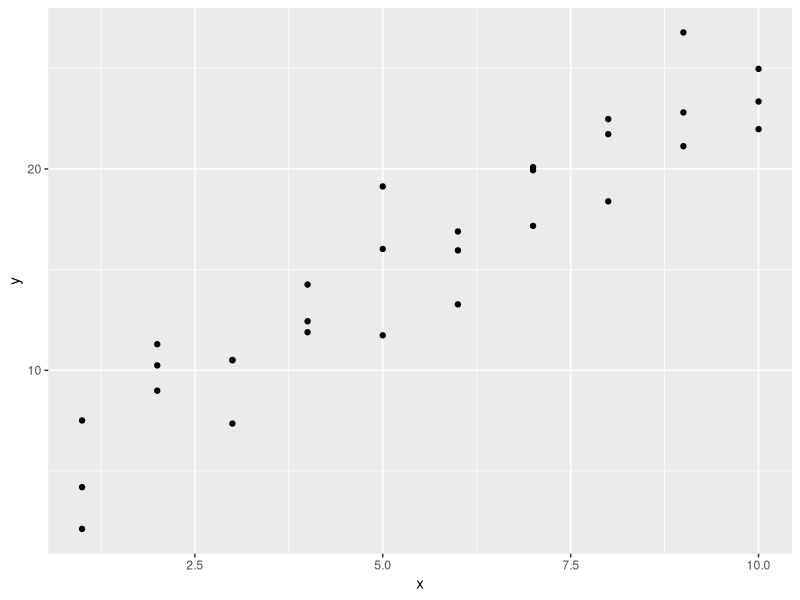
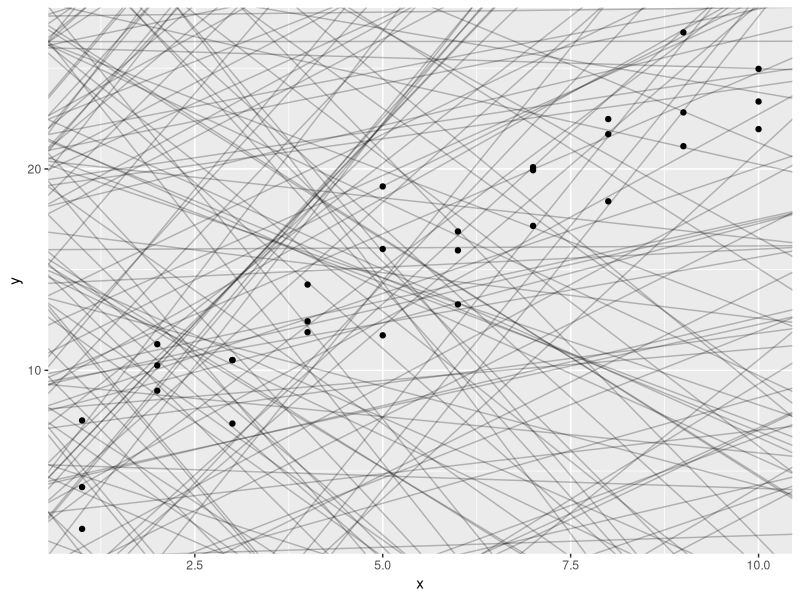
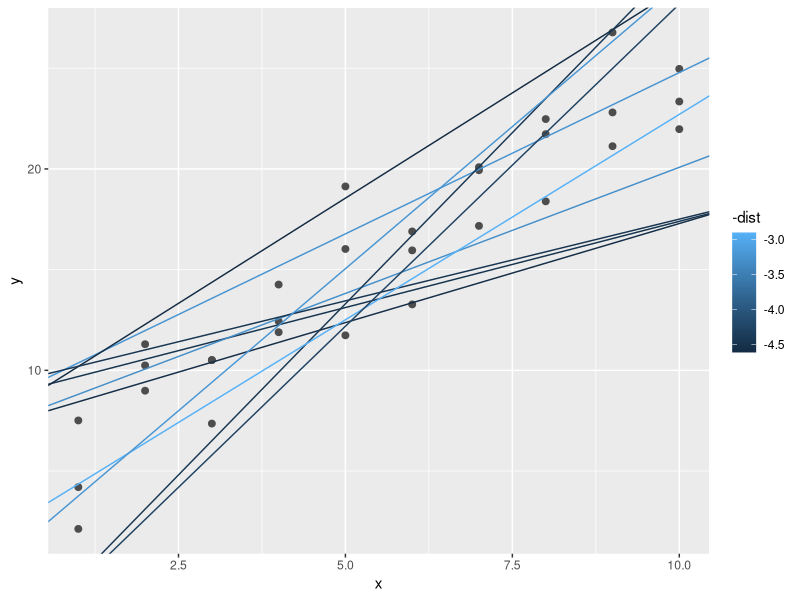
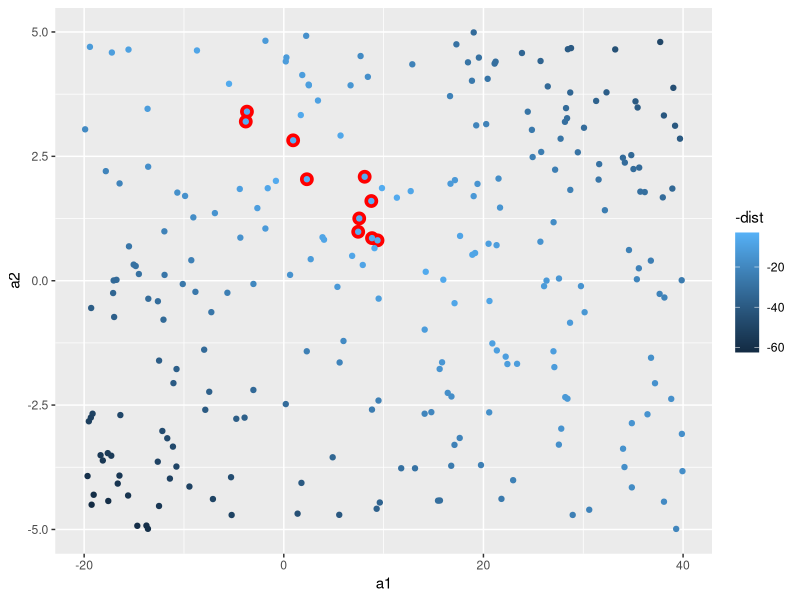
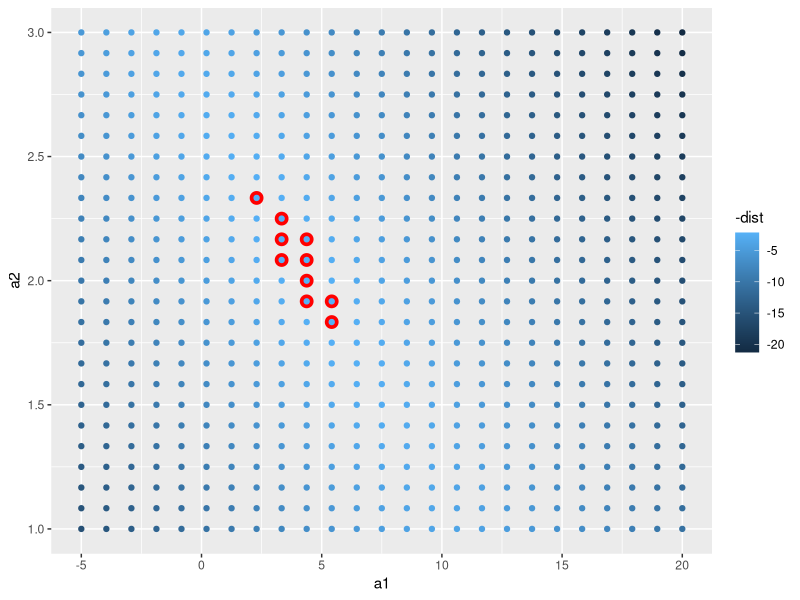
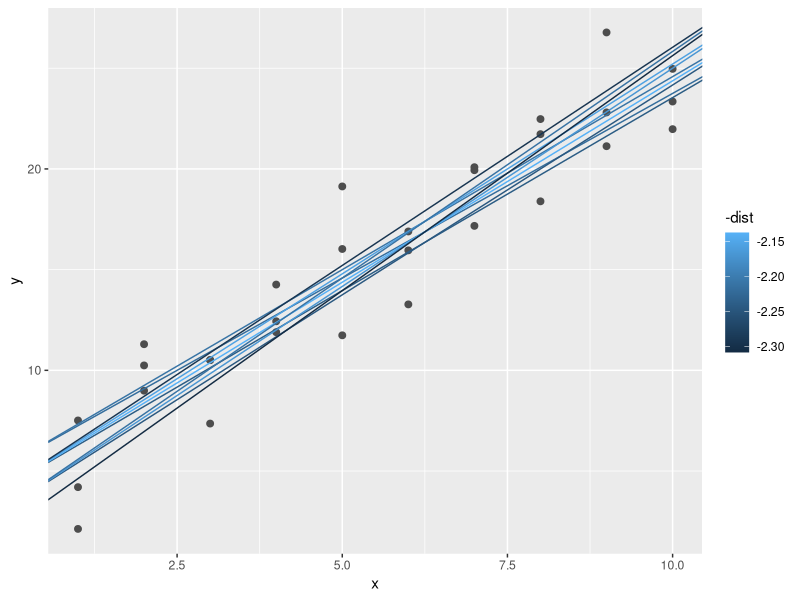
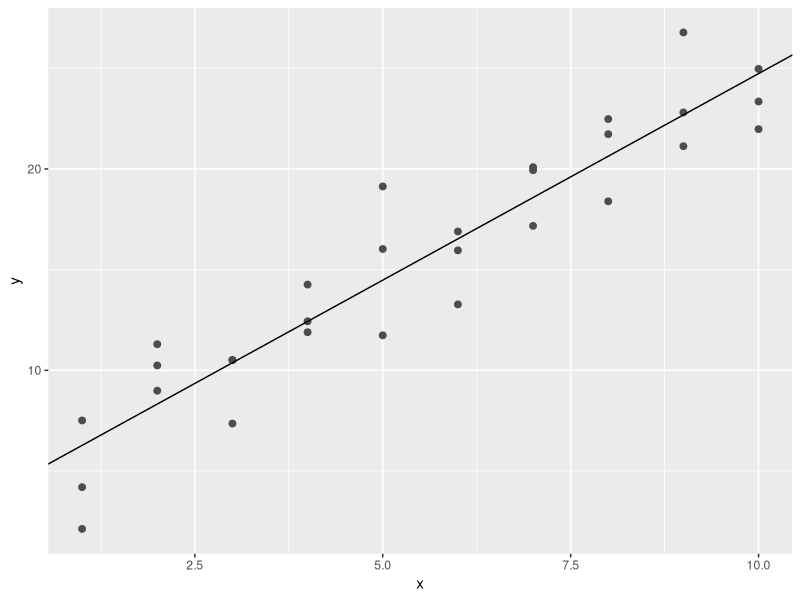
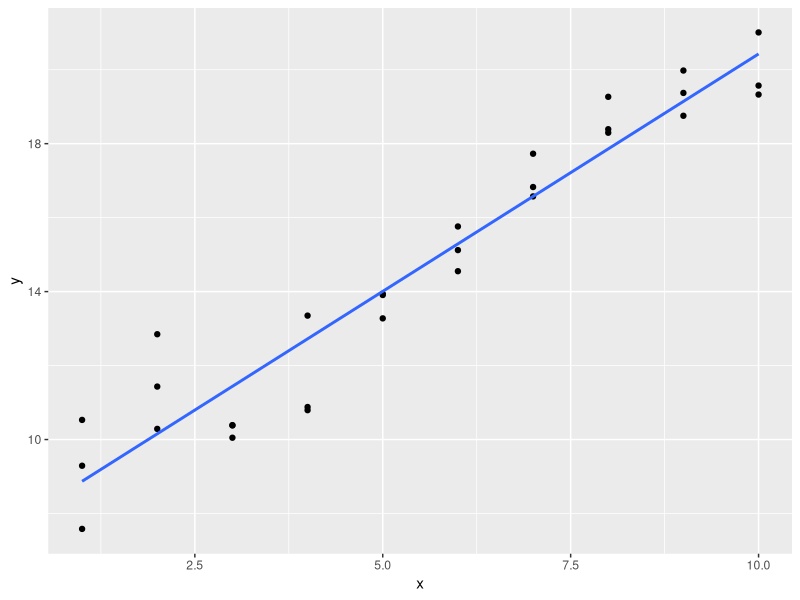

R code for these plots, in order:
# Chapter 23 - Model Basics

library(tidyverse)
library(modelr)
options(na.action = na.warn)

## 23.2 - A Simple Model

ggplot(sim1, aes(x, y)) +
  geom_point()

models <- tibble(
  a1 = runif(250, -20, 40),
  a2 = runif(250, -5, 5)
)

ggplot(sim1, aes(x, y)) +
  geom_abline(aes(intercept = a1, slope = a2), data = models, alpha = 1/4) +
  geom_point()

model1 <- function(a, data) {
  a[1]+ data$x * a[2]
}

model1(c(7, 1.5), sim1)

measure_distance <- function(mod, data) {
  diff <- data$y - model1(mod, data)
  sqrt(mean(diff ^ 2))
}

measure_distance(c(7, 1.5), sim1)

sim1_dist <- function(a1, a2) {
  measure_distance(c(a1, a2), sim1)
}

models <- models %>%
  mutate(dist = purrr::map2_dbl(a1, a2, sim1_dist))
models

ggplot(sim1, aes(x, y)) +
  geom_point(size = 2, color = "grey30") +
  geom_abline(aes(intercept = a1, slope = a2, color = -dist), data = filter(models, rank(dist) <= 10))

ggplot(models, aes(a1, a2)) +
  geom_point(data = filter(models, rank(dist) <= 10), size = 4, color = "red") +
  geom_point(aes(color = -dist))

grid <- expand.grid(
  a1 = seq(-5, 20, length = 25),
  a2 = seq(1, 3, length = 25)
) %>%
  mutate(dist = purrr::map2_dbl(a1, a2, sim1_dist))

grid %>%
  ggplot(aes(a1, a2)) +
  geom_point(data = filter(grid, rank(dist) <= 10), size = 4, color = "red") +
  geom_point(aes(color = -dist))

ggplot(sim1, aes(x, y)) +
  geom_point(size = 2, color = "grey30") +
  geom_abline(
    aes(intercept = a1, slope = a2, color = -dist),
    data = filter(grid, rank(dist) <= 10)
  )

best <- optim(c(0,0), measure_distance, data = sim1)
best$par

ggplot(sim1, aes(x, y)) +
  geom_point(size = 2, color = "grey30") +
  geom_abline(intercept = best$par[1], slope = best$par[2])

sim1_mod <- lm(y ~ x, data = sim1)
coef(sim1_mod)

### 23.2.1 - Exercises

#### 1.

sim1a <- tibble (
  x = rep(1:10, each = 3),
  y = x *1.5 +6 + rt(length(x), df = 2)
)

ggplot(sim1a, aes(x = x, y = y)) +
  geom_point() +
  geom_smooth(method = "lm", se = FALSE)

#### 1.b

simt <- function(i) {
  tibble(
    x = rep(1:10, each = 3),
    y = x * 1.5 + 6 + rt(length(x), df = 2),
    .id = i
  )
}

sims <- map_df(1:12, simt)

ggplot(sims, aes(x = x, y = y)) +
  geom_point() +
  geom_smooth(method = "lm", color = "red") +
  facet_wrap(~.id, ncol = 4)

#### 1.c

sim_norm <- function(i) {
  tibble(
    x = rep(1:10, each = 3),
    y = x * 1.5 + 6 + rnorm(length(x)),
    .id = i
  )
}

simdf_norm <- map_df(1:12, sim_norm)

ggplot(simdf_norm, aes(x = x, y = y)) +
  geom_point() +
  geom_smooth(method = "lm", color = "red") +
  facet_wrap(~.id, ncol = 4)

#### 1.d

tibble(
  x = seq(-5, 5, length.out = 100),
  normal = dnorm(x),
  student_t = dt(x, df = 2)
) %>%
  gather(distribution, density, -x) %>%
  ggplot(aes(x = x, y = density, color = distribution)) +
  geom_line()

pnorm(2, lower.tail = FALSE)
pt(2, df = 2, lower.tail = FALSE)

#### 2.

measure_distance <- function(mod, data) {
  diff <- data$y - make_prediction(mod, data)
  mean(abs(diff))
}

make_prediction <-function(mod, data) {
  mod[1] + mod[2] * data$x
}

best <- optim(c(0,0), measure_distance, data = sim1a)
best$par

measure_distance_ls <- function(mod, data) {
  diff <- data$y - (mod[1] + mod[2] * data$x)
  sqrt(mean(diff^2))
}

best <- optim(c(0,0), measure_distance_ls, data = sim1a) 
best$par

#### 3.

model3 <- function(a, data) {
  a[1] + data$x * a[2] +a[3]
}

measure_distance_3 <- function(a, data) {
  diff <- data$y - model3(a, data)
  sqrt(mean(diff^2))
}

best3a <- optim(c(0, 0, 0), measure_distance_3, data = sim1)
best3a$par

best3b <- optim(c(0, 0, 1), measure_distance_3, data = sim1)
best3b$par

best3c <- optim(c(0, 0, 5), measure_distance_3, data = sim1)
best3c$par

## 23.3 - Visualizing Models

# 23.3.1 - Predictions
grid <- sim1 %>%
  data_grid(x)
grid

grid <- grid %>%
  add_predictions(sim1_mod)
grid

sim1_mod

ggplot(sim1, aes(x)) +
  geom_point(aes(y = y)) +
  geom_line(aes(y = pred), data = grid, color = "red", size = 1)

### 23.3.2 -Residuals

sim1 <- sim1 %>%
  add_residuals((sim1_mod))
sim1

ggplot(sim1, aes(resid)) +
  geom_freqpoly(binwidth = 0.5)

ggplot(sim1, aes(x, resid)) +
  geom_ref_line(h = 0) +
  geom_point()

### 23.3.3 - Exercises

sim1_loess <- loess(y ~x, data = sim1)
sim1_lm <- lm(y~x, data = sim1)

grid_loess <- sim1 %>%
  add_predictions(sim1_loess)

sim1 <- sim1 %>%
  add_residuals(sim1_lm) %>%
  add_predictions(sim1_lm) %>%
  add_residuals(sim1_loess, var = "resid_loess") %>%
  add_predictions(sim1_loess, var = "pred_loess")

sim1

plot_sim1_loess <- 
  ggplot(sim1, aes(x = x, y = y)) +
  geom_point() +
  geom_line(aes(x = x, y = pred), data = grid_loess, color = "red")
plot_sim1_loess

plot_sim1_loess +
  geom_smooth(method = "loess", color = "blue", se = FALSE, alpha = 0.20)

ggplot(sim1, aes(x = x)) +
  geom_ref_line(h = 0) +
  geom_point(aes(y = resid)) +
  geom_point(aes(y = resid_loess), color = "red")

### 23.3.2 - Exercises
